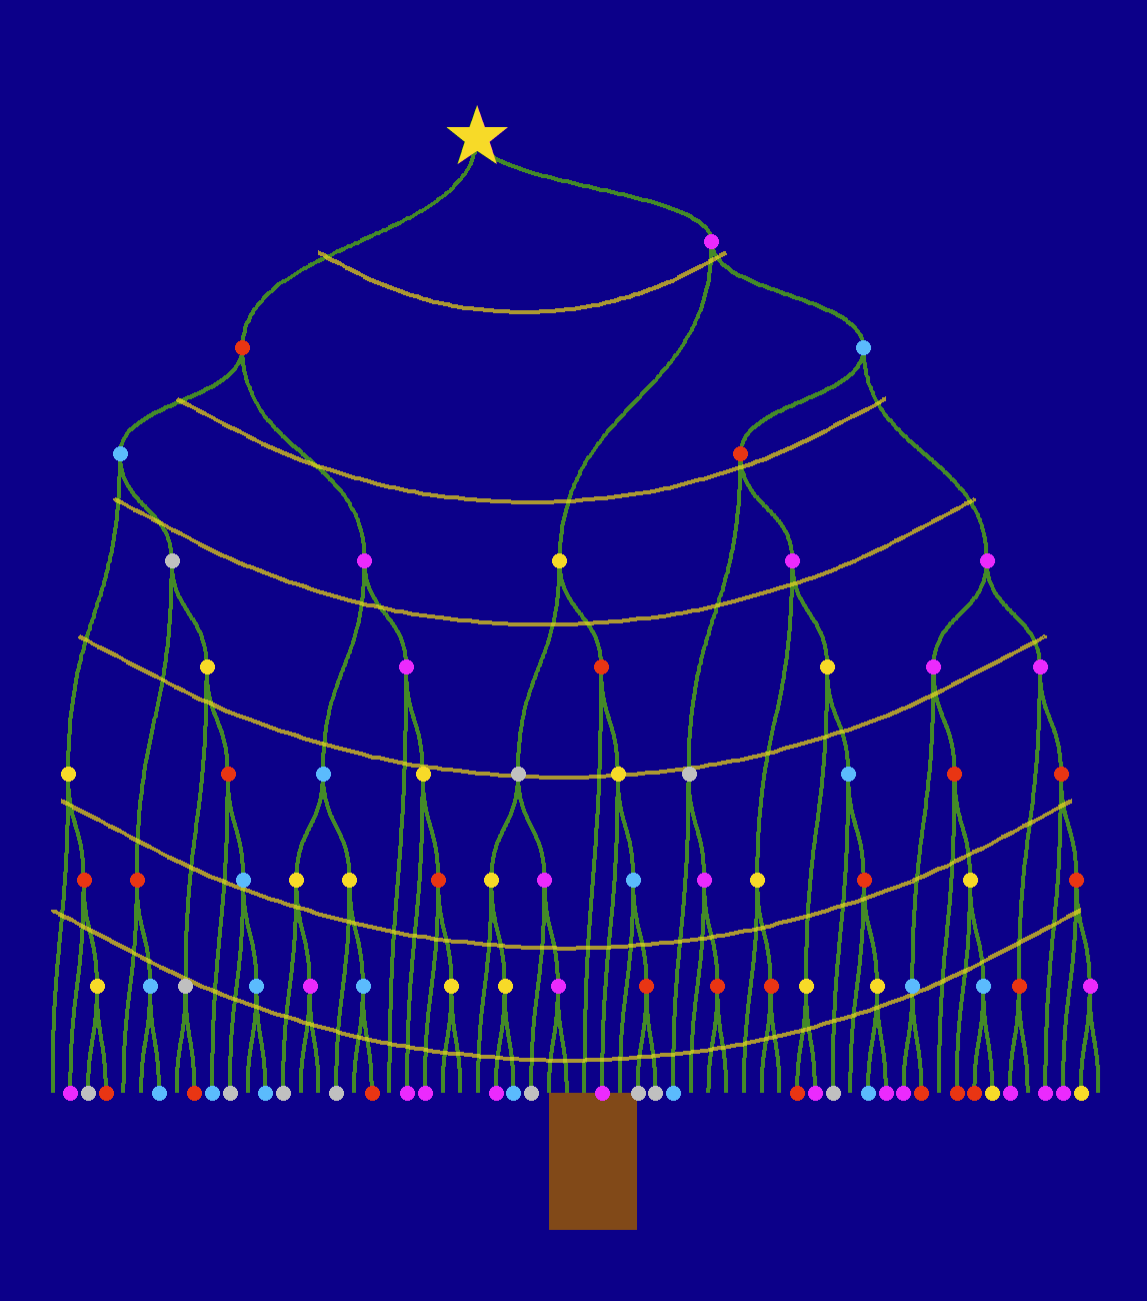

Write the R code that produced this figure.
#Biblioteki
if (!requireNamespace("tidyverse", quietly = TRUE)) {
  install.packages("tidyverse")
}
library(tidyverse)

if (!requireNamespace("ggraph", quietly = TRUE)) {
  install.packages("ggraph")
}
library(ggraph)

if (!requireNamespace("tidygraph", quietly = TRUE)) {
  install.packages("tidygraph")
}
library(tidygraph)


#Dane
set.seed(123) #Dla innego łańcuchy się rozjadą
n_half <- 30
losowe <- rnorm(n_half)
data <- data.frame(val1 = c(losowe, -losowe))
n_points <- nrow(data)

#Przygotowanie
hc <- hclust(dist(data), method = "ward.D2")

#Dendrogram
graph <- as_tbl_graph(hc) %>%
  activate(nodes) %>%
  mutate(

    czy_bombka = (!node_is_root() & !leaf) | (leaf & (runif(n()) < 0.5)),
    #Losowy kolor
    kolor_bombki = sample(c("red", "gold", "#C0C0C0", "#00BFFF", "magenta"), n(), replace = TRUE)
  )

#Obliczenia wymiarów
srodek_x <- n_points / 2 + 0.5 
max_height <- max(hc$height)
wysokosc_pnia <- max_height * 0.15 

#Rysowanie
ggraph(graph, layout = 'dendrogram') + 
  theme_void() +
  theme(plot.background = element_rect(fill = "darkblue", color = NA)) +
  
  #Pieniek
  annotate("segment", x = srodek_x, xend = srodek_x, 
           y = 0, yend = -wysokosc_pnia, 
           color = "#8B4513", size = 25, lineend = "butt") +
  
  #Choinka
  geom_edge_diagonal(color = "forestgreen", width = 1.2) +
  
  #Łańcuchy
  
  annotate("curve", x = 0, xend = n_points - 2, 
           y = max_height * 0.2, yend = max_height * 0.2, 
           color = "gold", size = 1.2, alpha = 0.7, curvature = 0.3) +
  annotate("curve", x = 0.5, xend = 57.5, 
           y = max_height * 0.32, yend = max_height * 0.32, 
           color = "gold", size = 1.2, alpha = 0.7, curvature = 0.3) +
  annotate("curve", x = 1.5, xend = 56, 
           y = max_height * 0.5, yend = max_height * 0.5, 
           color = "gold", size = 1.2, alpha = 0.7, curvature = 0.3) +
  annotate("curve", x = 3.5, xend = 52, 
           y = max_height * 0.65, yend = max_height * 0.65, 
           color = "gold", size = 1.2, alpha = 0.7, curvature = 0.3) +
  annotate("curve", x = 7, xend = 47, 
           y = max_height * 0.76, yend = max_height * 0.76, 
           color = "gold", size = 1.2, alpha = 0.7, curvature = 0.3) +
  annotate("curve", x = 15, xend = 38, 
           y = max_height * 0.92, yend = max_height * 0.92, 
           color = "gold", size = 1.2, alpha = 0.7, curvature = 0.3) +
  
  #Bombki
  geom_node_point(aes(filter = czy_bombka, color = kolor_bombki), size = 4) +
  
  #Gwiazda
  geom_node_text(aes(filter = node_is_root()), 
                 label = "★", color = "gold", size = 22, vjust = 0.35) +
  

  scale_color_identity() +
  
  coord_fixed(ratio = 6) +
  
  scale_y_continuous(expand = expansion(add = c(wysokosc_pnia, max_height * 0.15)))
  
